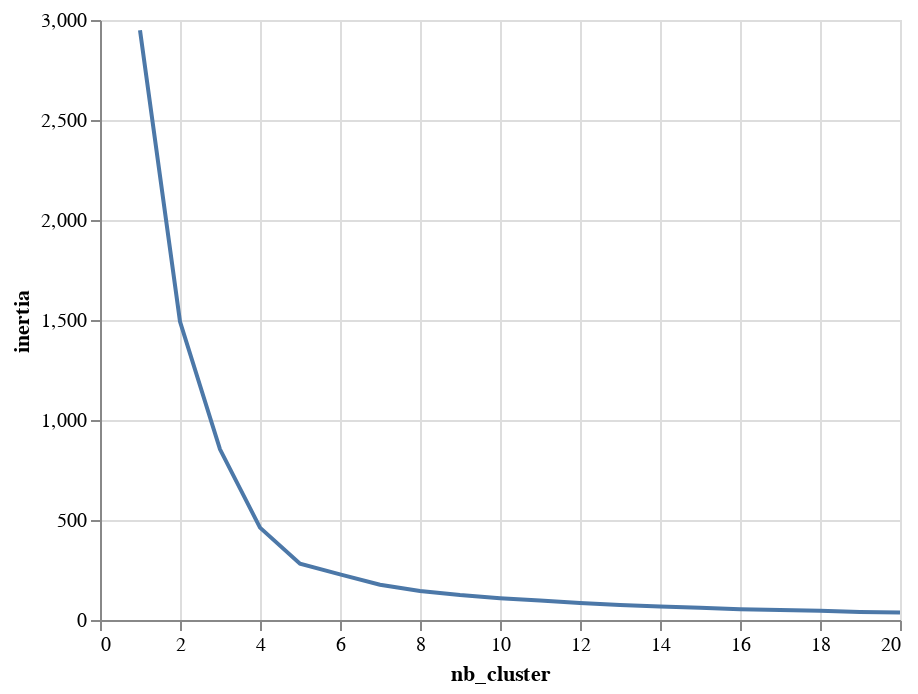

Notebook code for this chart:
### Code cell
alt.Chart(cluster_df).mark_line().encode(alt.X('nb_cluster'), alt.Y('inertia'))

### Figure 1 — Vega-Lite specification as saved in the notebook (floating-point values rounded to 4 significant figures)
{"config": {"view": {"continuousWidth": 400, "continuousHeight": 300}}, "data": {"name": "data-81d3ae1ee158cd9e018caf0229f0712e"}, "mark": "line", "encoding": {"x": {"field": "nb_cluster", "type": "quantitative"}, "y": {"field": "inertia", "type": "quantitative"}}, "$schema": "https://vega.github.io/schema/vega-lite/v4.17.0.json", "datasets": {"data-81d3ae1ee158cd9e018caf0229f0712e": [{"nb_cluster": 1, "inertia": 2949.0}, {"nb_cluster": 2, "inertia": 1492.0}, {"nb_cluster": 3, "inertia": 853.5}, {"nb_cluster": 4, "inertia": 461.9}, {"nb_cluster": 5, "inertia": 281.0}, {"nb_cluster": 6, "inertia": 228.2}, {"nb_cluster": 7, "inertia": 176.7}, {"nb_cluster": 8, "inertia": 144.7}, {"nb_cluster": 9, "inertia": 124.5}, {"nb_cluster": 10, "inertia": 109.1}, {"nb_cluster": 11, "inertia": 97.39}, {"nb_cluster": 12, "inertia": 85.4}, {"nb_cluster": 13, "inertia": 75.46}, {"nb_cluster": 14, "inertia": 67.85}, {"nb_cluster": 15, "inertia": 60.98}, {"nb_cluster": 16, "inertia": 54.01}, {"nb_cluster": 17, "inertia": 49.55}, {"nb_cluster": 18, "inertia": 46.32}, {"nb_cluster": 19, "inertia": 40.46}, {"nb_cluster": 20, "inertia": 37.42}]}}
